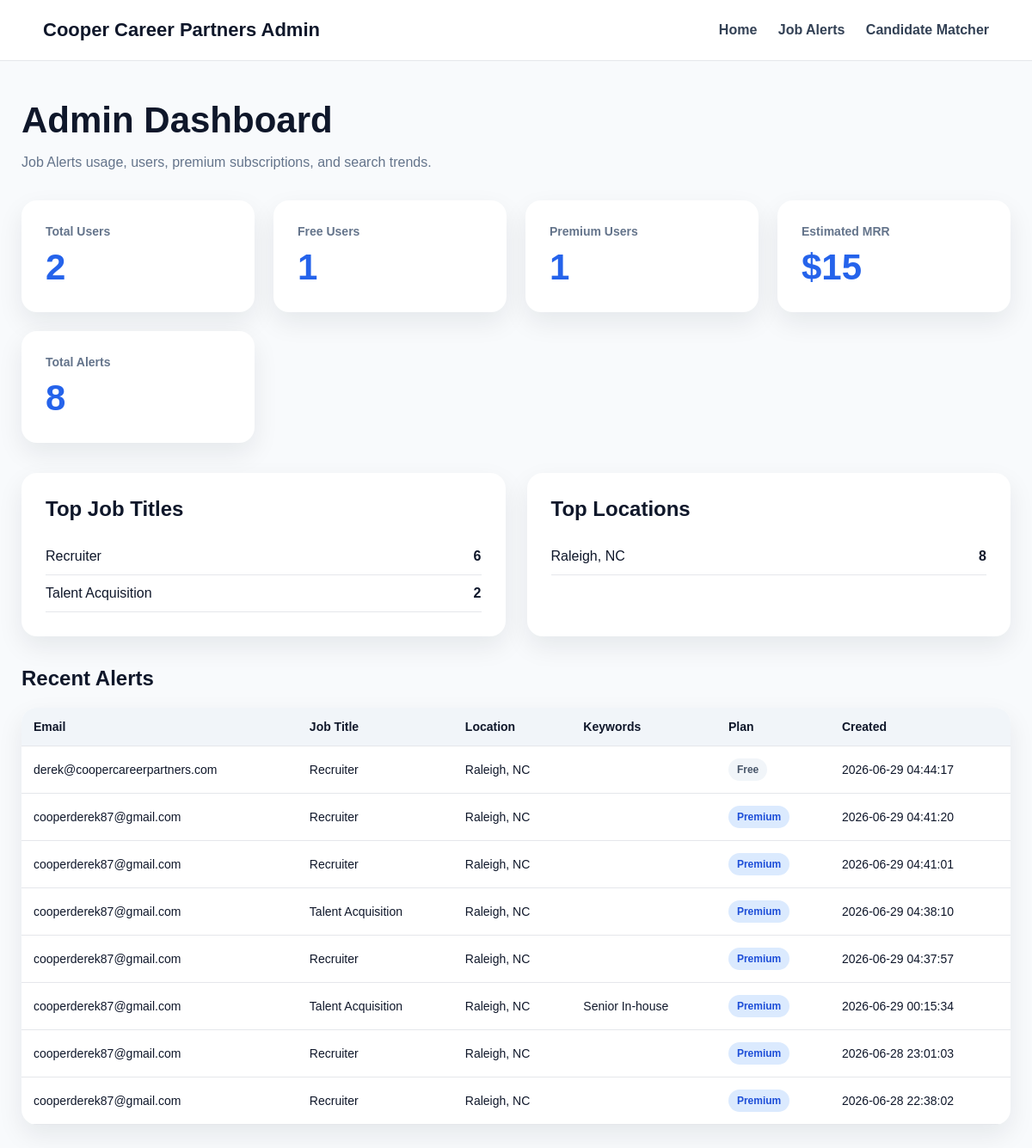
Page /admin (signed in) on the committed database.
### tables this page shows
CREATE TABLE job_alerts (
            id INTEGER PRIMARY KEY AUTOINCREMENT,
            job_title TEXT NOT NULL,
            location TEXT NOT NULL,
            work_type TEXT,
            keywords TEXT,
            email TEXT NOT NULL,
            linkedin_url TEXT NOT NULL,
            created_at TIMESTAMP DEFAULT CURRENT_TIMESTAMP
        , is_premium INTEGER DEFAULT 0, stripe_customer_id TEXT);

### app.py (the view)
@app.route("/admin")
def admin_dashboard():
    if not session.get("admin_authenticated"):
        return redirect("/admin-login")
    conn = sqlite3.connect(DATABASE)
    conn.row_factory = sqlite3.Row
    cursor = conn.cursor()
    cursor.execute("SELECT COUNT(*) AS total_alerts FROM job_alerts")
    total_alerts = cursor.fetchone()["total_alerts"]
    cursor.execute("SELECT COUNT(DISTINCT email) AS total_users FROM job_alerts")
    total_users = cursor.fetchone()["total_users"]
    cursor.execute("""
        SELECT COUNT(DISTINCT email) AS premium_users
        FROM job_alerts
        WHERE COALESCE(is_premium, 0) = 1
    """)
    premium_users = cursor.fetchone()["premium_users"]
    free_users = total_users - premium_users
    mrr = premium_users * 15
    cursor.execute("""
        SELECT job_title, COUNT(*) AS count
        FROM job_alerts
        GROUP BY job_title
        ORDER BY count DESC
        LIMIT 5
    """)
    top_titles = cursor.fetchall()
    cursor.execute("""
        SELECT location, COUNT(*) AS count
        FROM job_alerts
        GROUP BY location
        ORDER BY count DESC
        LIMIT 5
    """)
    top_locations = cursor.fetchall()
    cursor.execute("""
        SELECT email, job_title, location, keywords, is_premium, created_at
        FROM job_alerts
        ORDER BY created_at DESC
        LIMIT 25
    """)
    recent_alerts = cursor.fetchall()
    conn.close()
    return render_template(
        "admin.html",
        total_alerts=total_alerts,
        total_users=total_users,
        premium_users=premium_users,
        free_users=free_users,
        mrr=mrr,
        top_titles=top_titles,
        top_locations=top_locations,
        recent_alerts=recent_alerts
    )

### templates/admin.html (shortened to what this page needs)
<!DOCTYPE html>
<html>
<head>
</head>
<body>
<nav>
    <div class="brand">Cooper Career Partners Admin</div>
    <div>
        <a href="/">Home</a>
        <a href="/job-alerts">Job Alerts</a>
        <a href="/candidate-matcher">Candidate Matcher</a>
    </div>
</nav>
<div class="container">
    <h1>Admin Dashboard</h1>
    <p class="subtitle">Job Alerts usage, users, premium subscriptions, and search trends.</p>
    <div class="stats-grid">
        <div class="stat-card">
            <div class="stat-label">Total Users</div>
            <div class="stat-value">{{ total_users }}</div>
        </div>
        <div class="stat-card">
            <div class="stat-label">Free Users</div>
            <div class="stat-value">{{ free_users }}</div>
        </div>
        <div class="stat-card">
            <div class="stat-label">Premium Users</div>
            <div class="stat-value">{{ premium_users }}</div>
        </div>
        <div class="stat-card">
            <div class="stat-label">Estimated MRR</div>
            <div class="stat-value">${{ mrr }}</div>
        </div>
        <div class="stat-card">
            <div class="stat-label">Total Alerts</div>
            <div class="stat-value">{{ total_alerts }}</div>
        </div>
    </div>
    <div class="section-grid">
        <div class="panel">
            <h2>Top Job Titles</h2>
            {% for item in top_titles %}
                <div class="row">
                    <span>{{ item.job_title }}</span>
                    <strong>{{ item.count }}</strong>
                </div>
            {% endfor %}
        </div>
        <div class="panel">
            <h2>Top Locations</h2>
            {% for item in top_locations %}
                <div class="row">
                    <span>{{ item.location }}</span>
                    <strong>{{ item.count }}</strong>
                </div>
            {% endfor %}
        </div>
    </div>
    <h2>Recent Alerts</h2>
    <table>
        <tr>
            <th>Email</th>
            <th>Job Title</th>
            <th>Location</th>
            <th>Keywords</th>
            <th>Plan</th>
            <th>Created</th>
        </tr>
        {% for alert in recent_alerts %}
        <tr>
            <td>{{ alert.email }}</td>
            <td>{{ alert.job_title }}</td>
            <td>{{ alert.location }}</td>
            <td>{{ alert.keywords }}</td>
            <td>
                {% if alert.is_premium %}
                    <span class="badge premium">Premium</span>
                {% else %}
                    <span class="badge free">Free</span>
                {% endif %}
            </td>
            <td>{{ alert.created_at }}</td>
        </tr>
        {% endfor %}
    </table>
</div>
</body>
</html>

### templates/admin.html (style rules this page uses)
body { margin: 0; font-family: Arial, sans-serif; background: #f8fafc; color: #0f172a; }
nav { display: flex; justify-content: space-between; align-items: center; padding: 22px 50px; background: white; border-bottom: 1px solid #e5e7eb; }
nav a { margin-left: 20px; text-decoration: none; color: #334155; font-weight: 700; }
.brand { font-weight: 900; font-size: 22px; }
.container { max-width: 1200px; margin: 45px auto; padding: 0 25px; }
h1 { font-size: 42px; margin-bottom: 10px; }
.subtitle { color: #64748b; margin-bottom: 35px; }
.stats-grid { display: grid; grid-template-columns: repeat(auto-fit, minmax(220px, 1fr)); gap: 22px; margin-bottom: 35px; }
.stat-card { background: white; padding: 28px; border-radius: 18px; box-shadow: 0 12px 30px rgba(15, 23, 42, 0.08); }
.stat-label { color: #64748b; font-weight: 800; font-size: 14px; }
.stat-value { font-size: 42px; font-weight: 900; margin-top: 10px; color: #2563eb; }
.section-grid { display: grid; grid-template-columns: 1fr 1fr; gap: 25px; margin-bottom: 35px; }
.panel { background: white; padding: 28px; border-radius: 18px; box-shadow: 0 12px 30px rgba(15, 23, 42, 0.08); }
.panel h2 { margin-top: 0; }
.row { display: flex; justify-content: space-between; border-bottom: 1px solid #e5e7eb; padding: 12px 0; }
table { width: 100%; border-collapse: collapse; background: white; border-radius: 18px; overflow: hidden; box-shadow: 0 12px 30px rgba(15, 23, 42, 0.08); }
th, td { padding: 14px; border-bottom: 1px solid #e5e7eb; text-align: left; font-size: 14px; }
th { background: #f1f5f9; font-weight: 900; }
.badge { display: inline-block; padding: 6px 10px; border-radius: 999px; font-weight: 800; font-size: 12px; }
.premium { background: #dbeafe; color: #1d4ed8; }
.free { background: #f1f5f9; color: #475569; }

### rows in the picture
job_alerts: email "derek@coopercareerpartners.com", job_title "Recruiter", location "Raleigh, NC", is_premium "Free", created_at "2026-06-29 04:44:17"
job_alerts: email "cooperderek87@gmail.com", job_title "Recruiter", location "Raleigh, NC", is_premium "Premium", created_at "2026-06-29 04:41:20"
job_alerts: email "cooperderek87@gmail.com", job_title "Recruiter", location "Raleigh, NC", is_premium "Premium", created_at "2026-06-29 04:41:01"
job_alerts: email "cooperderek87@gmail.com", job_title "Talent Acquisition", location "Raleigh, NC", is_premium "Premium", created_at "2026-06-29 04:38:10"
job_alerts: email "cooperderek87@gmail.com", job_title "Recruiter", location "Raleigh, NC", is_premium "Premium", created_at "2026-06-29 04:37:57"
job_alerts: email "cooperderek87@gmail.com", job_title "Talent Acquisition", location "Raleigh, NC", keywords "Senior In-house", is_premium "Premium", created_at "2026-06-29 00:15:34"
job_alerts: email "cooperderek87@gmail.com", job_title "Recruiter", location "Raleigh, NC", is_premium "Premium", created_at "2026-06-28 23:01:03"
job_alerts: email "cooperderek87@gmail.com", job_title "Recruiter", location "Raleigh, NC", is_premium "Premium", created_at "2026-06-28 22:38:02"

### other values in the picture
{{ total_users }} "2"
{{ free_users }} "1"
{{ premium_users }} "1"
{{ mrr }} "15"
{{ total_alerts }} "8"
{{ item.job_title }} "Recruiter" "Talent Acquisition"
{{ item.count }} "6" "2"
{{ item.location }} "Raleigh, NC"
{{ item.count }} "8"
